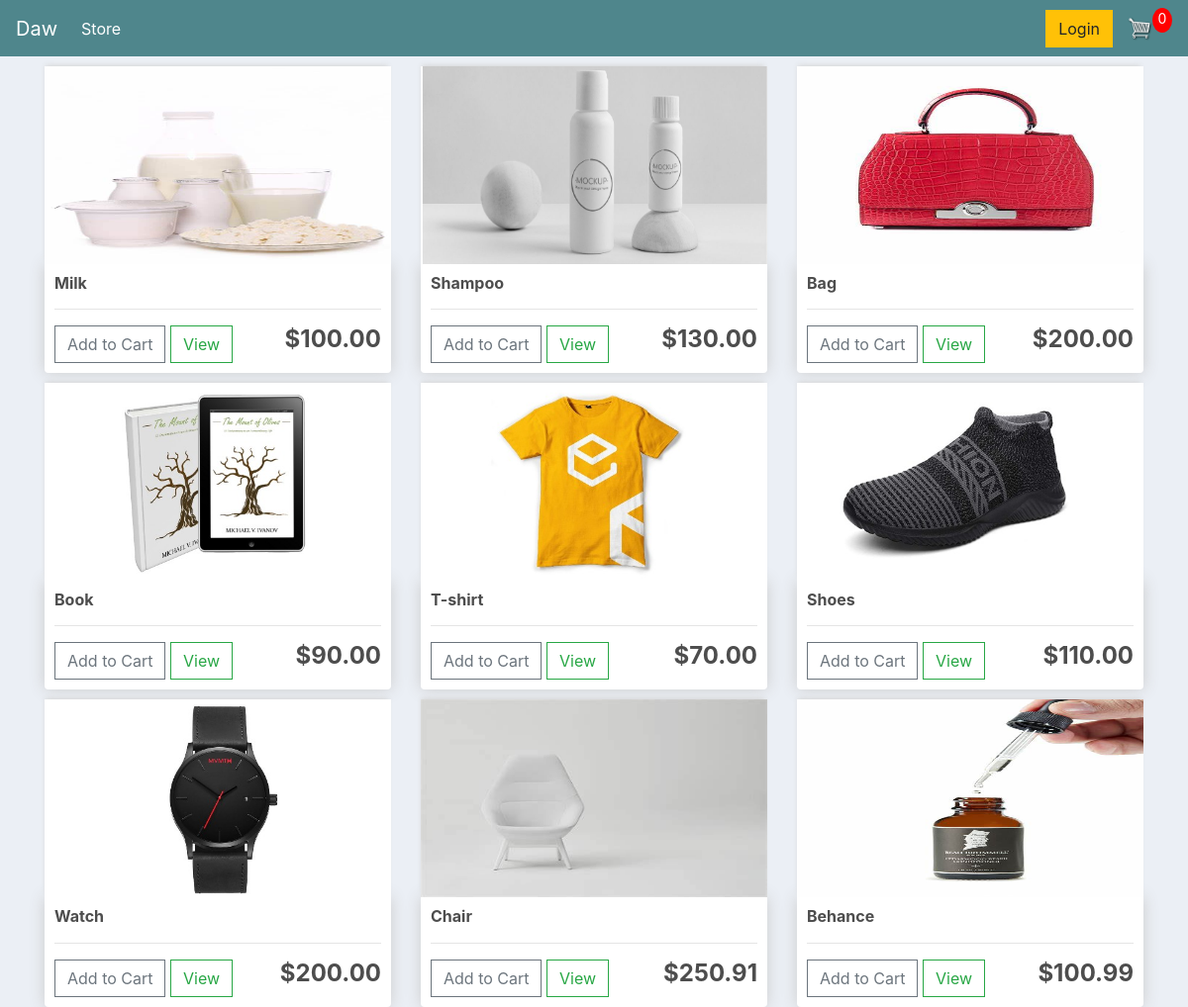
The page / on the database its author committed.
### ecommerce/models.py (models this page shows, shortened)
class Product(models.Model):
    name = models.CharField(max_length=200)
    price = models.DecimalField(max_digits=7, decimal_places=2)
    digital = models.BooleanField(default=False, null=True, blank=True)
    image = models.ImageField(null=True, blank=True)
    description = models.CharField(max_length=600, null=True)
    @property
    def imageURL(self):
        try:
            url = self.image.url
        except:
            url = ''
        return url

### ecommerce/views.py (the view)
# urls.py: path('', views.store, name='store'),
def store(request):
    data = cartData(request)
    cartItems = data['cartItems']
    order = data['order']
    items = data['items']
    products = Product.objects.all()
    context = {'products': products, 'cartItems': cartItems}
    return render(request, 'store/store.html', context)

### ecommerce/utils.py (called while the page is built, shortened)
def cookieCart(request):
	try:
		cart = json.loads(request.COOKIES['cart'])
	except:
		cart = {}
		print('CART:', cart)
	items = []
	order = {'get_cart_total':0, 'get_cart_items':0, 'shipping':False}
	cartItems = order['get_cart_items']
	return {'cartItems':cartItems ,'order':order, 'items':items}

def cartData(request):
	if request.user.is_authenticated:
		customer = Customer.objects.get(user=request.user)
		order, created = Order.objects.get_or_create(customer=customer, complete=False)
		items = order.orderitem_set.all()
		cartItems = order.get_cart_items
	else:
		cookieData = cookieCart(request)
		cartItems = cookieData['cartItems']
		order = cookieData['order']
		items = cookieData['items']
	return {'cartItems':cartItems ,'order':order, 'items':items}

### ecommerce/templates/store/store.html
{% extends 'store/main.html' %}
{% load static %}
{% block content %}
	<div class="row">
		{% for product in products %}
		<div class="col-lg-4">
			<img class="thumbnail" src="{{product.imageURL}}">
			<div class="box-element product">
				<h6><strong>{{product.name}}</strong></h6>
				<hr>
				<button data-product="{{product.id}}" data-action="add" class="btn btn-outline-secondary add-btn update-cart">Add to Cart</button>
				<a class="btn btn-outline-success" href="#">View</a>
				<h4 style="display: inline-block; float: right"><strong>${{product.price}}</strong></h4>
			</div>
		</div>
		{% endfor %}
	</div>
{% endblock content %}

### ecommerce/templates/store/main.html (shortened to what this page needs)
{% load static %}
<html>
    <head>
        <link rel="stylesheet" href="https://stackpath.bootstrapcdn.com/bootstrap/4.4.1/css/bootstrap.min.css">
        <link rel="stylesheet" type="text/css" href="{% static 'css/main.css' %}">
    </head>
    <body>
        <nav class="navbar navbar-expand-lg navbar-dark bg-dark">
            <a class="navbar-brand" href="{% url 'store' %}">Daw</a>
            <div class="collapse navbar-collapse" id="navbarSupportedContent">
              <ul class="navbar-nav mr-auto">
                <li class="nav-item active">
                  <a class="nav-link" href="{% url 'store' %}">Store <span class="sr-only">(current)</span></a>
                </li>
              </ul>
              <div class="form-inline my-2 my-lg-0">
                   {% if user.is_authenticated %}
                    <a href="{% url 'customer_logout' %}"class="btn btn-warning">Logout</a>
                   {% else %}
                    <a href="{% url 'customer_login' %}"class="btn btn-warning">Login</a>
                   {% endif %}
                   <a href="{% url 'cart' %}">
                      <img  id="cart-icon" src="{% static 'images/cart.png' %}">
                  </a>
                  <p id="cart-total">{{cartItems}}</p>
              </div>
            </div>
          </nav>
        <div class="container">
            {% block content %}
            {% endblock content %}
        </div>
    </body>
</html>

### static/css/main.css (style rules this page uses)
body { background-color: hsl(0, 0%, 98%); }
h1,h2,h3,h4,h5,h6 { color:hsl(0, 0%, 30%); }
.box-element { box-shadow:hsl(0, 0%, 80%) 0 0 16px; background-color: #fff; border-radius: 4px; padding: 10px; }
.thumbnail { width: 100%; height: 200px; -webkit-box-shadow: -1px -3px 5px -2px rgba(214,214,214,1); -moz-box-shadow: -1px -3px 5px -2px rgba(214,214,214,1); box-shadow: -1px -3px 5px -2px rgba(214,214,214,1); }
.product { border-radius: 0 0 4px 4px; }
.bg-dark { background-color: #4f868c!important; }
#cart-icon { width:25px; display: inline-block; margin-left: 15px; }
#cart-total { display: block; text-align: center; color:#fff; background-color: red; width: 20px; height: 25px; border-radius: 50%; font-size: 14px; }
.col-lg-4, .col-lg-6, .col-lg-8, .col-lg-12 { margin-top: 10px; }
.btn { border-radius: 0; }
body { background-color: #ebeff5; }

### rows shown on the page
Product: imageURL (picture), name "Milk", price "100.00"
Product: imageURL (picture), name "Shampoo", price "130.00"
Product: imageURL (picture), name "Bag", price "200.00"
Product: imageURL (picture), name "Book", price "90.00"
Product: imageURL (picture), name "T-shirt", price "70.00"
Product: imageURL (picture), name "Shoes", price "110.00"
Product: imageURL (picture), name "Watch", price "200.00"
Product: imageURL (picture), name "Chair", price "250.91"
Product: imageURL (picture), name "Behance", price "100.99"

### other values the page prints
{{ cartItems }} "0"
